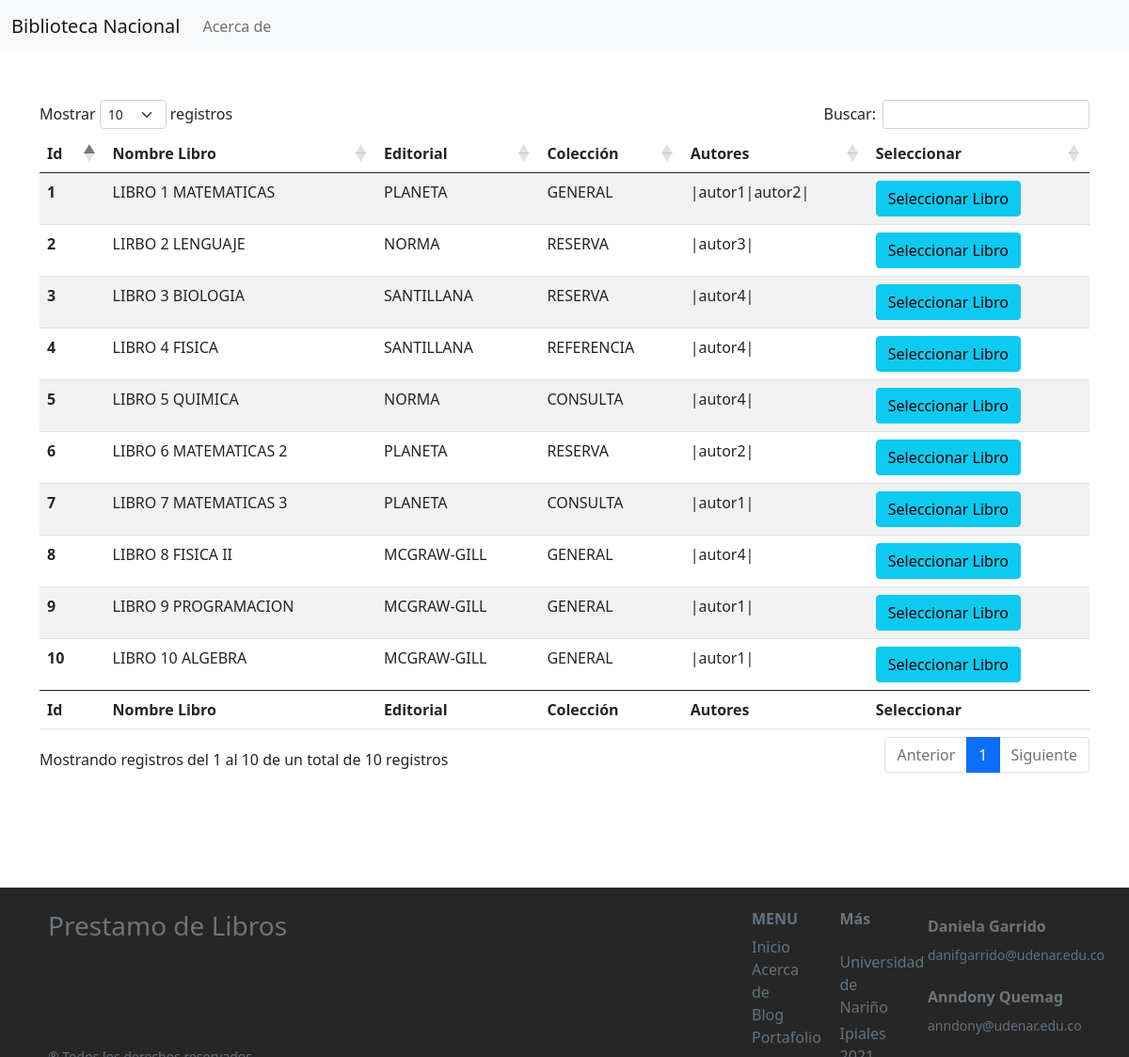
The page / on the database its author committed.
### tables this page shows
CREATE TABLE `libro` (
  `id` varchar(10) NOT NULL,
  `titulo` varchar(45) NOT NULL,
  `editorial_id` int NOT NULL,
  `lib_estado_id` int NOT NULL,
  `coleccion_id` int NOT NULL,
  PRIMARY KEY (`id`),
  KEY `fk_libro_editorial1_idx` (`editorial_id`),
  KEY `fk_libro_lib_estado1_idx` (`lib_estado_id`),
  KEY `fk_libro_coleccion1_idx` (`coleccion_id`),
  CONSTRAINT `fk_libro_coleccion1` FOREIGN KEY (`coleccion_id`) REFERENCES `coleccion` (`id`),
  CONSTRAINT `fk_libro_editorial1` FOREIGN KEY (`editorial_id`) REFERENCES `editorial` (`id`),
  CONSTRAINT `fk_libro_lib_estado1` FOREIGN KEY (`lib_estado_id`) REFERENCES `lib_estado` (`id`)
);

CREATE TABLE `editorial` (
  `id` int NOT NULL,
  `editorial` varchar(45) NOT NULL,
  PRIMARY KEY (`id`)
);

CREATE TABLE `coleccion` (
  `id` int NOT NULL,
  `coleccion` varchar(45) NOT NULL,
  PRIMARY KEY (`id`)
);

CREATE TABLE `autor` (
  `id` int NOT NULL,
  `autor` varchar(45) NOT NULL,
  PRIMARY KEY (`id`)
);

### index.php (called while the page is built)
<?php include "./templates/nav.php" ?>
<?php include "./templates/home.php" ?>
<?php include "./templates/footer.php" ?>

### templates/home.php (the view, shortened to what this page needs)
<?php
  $sql = "SELECT libro.id,titulo,editorial,coleccion,estado FROM libro
  JOIN editorial ON libro.editorial_id = editorial.id
  JOIN coleccion ON libro.coleccion_id = coleccion.id
  JOIN lib_autor ON libro.id = lib_autor.libro_id
  JOIN autor ON lib_autor.autor_id = autor.id
  JOIN lib_estado ON lib_estado.id = libro.lib_estado_id
  GROUP BY libro.id";
  if($resultado = $conexion->query($sql)){
    echo('
      <div class="container" style="margin-top: 50px;">
      <table id="example" class="table table-striped" style="width:100%">
      <thead>
          <tr>
              <th>Id</th>
              <th>Nombre Libro</th>
              <th>Editorial</th>
              <th>Colección</th>
              <th>Autores</th>
              <th>Seleccionar</th>
          </tr>
      </thead>
      <tbody>
    ');
    while($row = $resultado->fetch_array()){
      $j = $j + 1;
      $id = $row['id'];
      $titulo = $row['titulo'];
      $editorial = $row['editorial'];
      $coleccion = $row['coleccion'];
      $estado = $row['estado'];
      echo('
        <tr>
          <th scope="row">'.$id.'</th>
          <td>'.$titulo.'</td>
          <td>'.$editorial.'</td>
          <td>'.$coleccion.'</td>
          <td>');
            $sql1 = " SELECT autor.autor FROM autor
              JOIN lib_autor ON autor.id =lib_autor.autor_id
              JOIN libro ON libro.id = lib_autor.libro_id
              WHERE libro.id = $id";
              $aux = '|';
            if($resultado1 = $conexion->query($sql1)){
              while($row1 = $resultado1->fetch_array()){
                $i = $i + 1;
                $autor[$i] = $row1['autor'];
                $aux = $aux.$autor[$i].'|';
              }
            }
          echo($aux.'</td>
          <td>
            <button type="button" class="btn btn-info" data-bs-toggle="modal" data-bs-target="#exampleModal'.$j.'">
              Seleccionar Libro
            </button>
            <div class="modal fade" id="exampleModal'.$j.'" tabindex="-1" aria-labelledby="exampleModalLabel'.$j.'" aria-hidden="true">
              <div class="modal-dialog">
                <div class="modal-content">
                  <div class="modal-header">
                    <h5 class="modal-title" id="exampleModalLabel'.$j.'">Modal title</h5>
                    <button type="button" class="btn-close" data-bs-dismiss="modal" aria-label="Close"></button>
                  </div>
                  <div class="modal-body">
                    <form class="formLibros'.$j.'" id="formLibros'.$j.'" method="POST">
                      <input type="hidden" id="index" name="index" value="'.$j.'">
                      <input type="hidden" id="id" name="id" value="'.$id.'">
                      <input type="hidden" id="coleccion" name="coleccion" value="'.$coleccion.'">
                      <input type="hidden" id="estado" name="estado" value="'.$estado.'">
                      <div class="mb-3">
                        <label for="id_cli" class="form-label">Identificación</label>
                        <input type="number" class="form-control" id="id_cli" name="id_cli" required value="1000000000">
                      </div>
                  </div>
                  <div class="modal-footer">
                    <button type="button" class="btn btn-secondary" data-bs-dismiss="modal">Close</button>
                    <input type="button" name="enviar'.$j.'" id="enviar'.$j.'" value="Enviar" onclick="buscar('.$j.');" class="btn btn-success">
                    </form>
                  </div>
                </div>
              </div>
            </div></td>
        </tr>
      ');
    }
    echo('
            </tbody>
            <tfoot>
                <tr>
                  <th>Id</th>
                  <th>Nombre Libro</th>
                  <th>Editorial</th>
                  <th>Colección</th>
                  <th>Autores</th>
                  <th>Seleccionar</th>
                </tr>
            </tfoot>
        </table>
      </div>
    ');
  }
?>

### templates/nav.php (shortened to what this page needs)
<!DOCTYPE html>
<html lang="en">
<head>
  <link rel="stylesheet" href="./css/bootstrap.min.css">
  <link rel="stylesheet" href="https://cdnjs.cloudflare.com/ajax/libs/twitter-bootstrap/5.0.1/css/bootstrap.min.css">
  <link rel="stylesheet" href="https://cdn.datatables.net/1.11.3/css/dataTables.bootstrap5.min.css">
</head>
<body>
  <nav class="navbar navbar-expand-lg navbar-light bg-light">
    <div class="container-fluid">
      <a class="navbar-brand" href="./index.php">Biblioteca Nacional</a>
      <div class="collapse navbar-collapse" id="navbarSupportedContent">
        <ul class="navbar-nav me-auto mb-2 mb-lg-0">
          <li class="nav-item">
            <a class="nav-link" href="./acerca.php">Acerca de</a>
          </li>
        </ul>
      </div>
    </div>
  </nav>
</body>
</html>

### templates/footer.php
<link rel="stylesheet" href="./css/estilos.css">
<div class="container-fluid-footer ">
  <footer>
    <div class="row my-4 justify-content-center ">
      <div class="col-11">
        <div class="row ">
          <div class="col-sm-8">
            <h3 class="text-muted mb-md-0 mb-5 bold-text">Prestamo de Libros</h3>
          </div>
          <div class="col-sm-1">
            <h6 class=" bold-text "><b>MENU</b></h6>
            <ul class="list-unstyled">
              <li>Inicio</li>
              <li>Acerca de</li>
              <li>Blog</li>
              <li>Portafolio</li>
            </ul>
          </div>
          <div class="col-sm-1">
            <h6 class="mb-3 mb-lg-4 text-muted bold-text mt-sm-0 mt-5"><b>Más</b></h6>
            <p class="mb-1">Universidad de Nariño</p>
            <p>Ipiales 2021</p>
          </div>
          <div class="col-sm-2">
            <h6 class="mt-55 mt-2 text-muted bold-text"><b>Daniela Garrido</b></h6><small> <span><i class="fa fa-envelope" aria-hidden="true"></i></span> danifgarrido@udenar.edu.co</small><br><br>
            <h6 class="text-muted bold-text"><b>Anndony Quemag</b></h6><small><span><i class="fa fa-envelope" aria-hidden="true"></i></span> anndony@udenar.edu.co</small>
          </div>
          <div style="margin-top: -40px;">
            <small class="rights"><span>&#174;</span> Todos los derechos reservados.</small>
          </div>
        </div>
      </div>
    </div>
  </footer>
</div>

### css/estilos.css (style rules this page uses)
.container-fluid-footer { overflow: hidden; background: #262626; color: #627482 !important; height: 180px; padding: 0px 0px 0px 0px; margin-top: 10%; }

### rows shown on the page
libro: id "1", titulo "LIBRO 1 MATEMATICAS", editorial.editorial "PLANETA", coleccion.coleccion "GENERAL", aux "|autor1|autor2|"
libro: id "10", titulo "LIBRO 10 ALGEBRA", editorial.editorial "MCGRAW-GILL", coleccion.coleccion "GENERAL"
autor: autor "|autor1|"
libro: id "2", titulo "LIRBO 2 LENGUAJE", editorial.editorial "NORMA", coleccion.coleccion "RESERVA", aux "|autor3|"
libro: id "3", titulo "LIBRO 3 BIOLOGIA", editorial.editorial "SANTILLANA", coleccion.coleccion "RESERVA", aux "|autor4|"
libro: id "4", titulo "LIBRO 4 FISICA", editorial.editorial "SANTILLANA", coleccion.coleccion "REFERENCIA", aux "|autor4|"
libro: id "5", titulo "LIBRO 5 QUIMICA", editorial.editorial "NORMA", coleccion.coleccion "CONSULTA"
autor: autor "|autor4|"
libro: id "6", titulo "LIBRO 6 MATEMATICAS 2", editorial.editorial "PLANETA", coleccion.coleccion "RESERVA", aux "|autor2|"
libro: id "7", titulo "LIBRO 7 MATEMATICAS 3", editorial.editorial "PLANETA", coleccion.coleccion "CONSULTA", aux "|autor1|"
libro: id "8", titulo "LIBRO 8 FISICA II", editorial.editorial "MCGRAW-GILL", coleccion.coleccion "GENERAL"
libro: id "9", titulo "LIBRO 9 PROGRAMACION", editorial.editorial "MCGRAW-GILL", coleccion.coleccion "GENERAL", aux "|autor1|"
